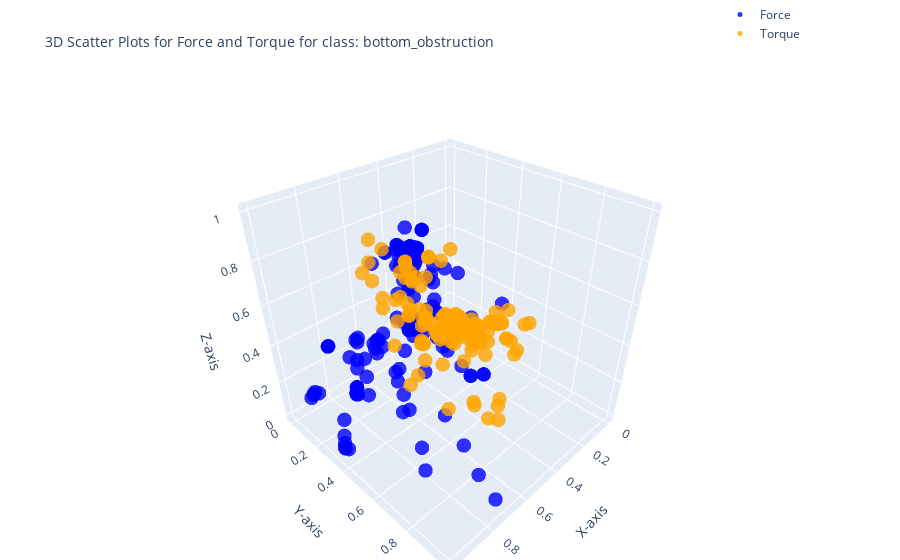

The notebook cell saved with this chart:
### Code cell
import plotly.graph_objects as go
class_name = unique_classes[3]
df_fr_collision=class_dfs[class_name]
# 3D scatter plot for Force (Fx, Fy, Fz)
force_plot = go.Scatter3d(
    x=df_fr_collision['Fx'],
    y=df_fr_collision['Fy'],
    z=df_fr_collision['Fz'],
    mode='markers',
    marker=dict(size=5, color='blue', opacity=0.8),
    name='Force'
)

# 3D scatter plot for Torque (Tx, Ty, Tz)
torque_plot = go.Scatter3d(
    x=df_fr_collision['Tx'],
    y=df_fr_collision['Ty'],
    z=df_fr_collision['Tz'],
    mode='markers',
    marker=dict(size=5, color='orange', opacity=0.8),
    name='Torque'
)

# Create subplots
fig = go.Figure()

# Add Force plot
fig.add_trace(force_plot)
fig.add_trace(torque_plot)

# Layout settings
fig.update_layout(
    title='3D Scatter Plots for Force and Torque for class: ' + class_name,
    title_font=dict(size=14),  # Change the title font size
    scene=dict(
        xaxis_title='X-axis',
        yaxis_title='Y-axis',
        zaxis_title='Z-axis'
    ),
    legend=dict(x=0.8, y=1.2),
    margin=dict(l=0, r=0, b=0, t=40)
)

fig.show()

### Figure 1 — Plotly figure (JSON) as saved in the notebook; plotly's stock layout.template omitted (floating-point values rounded to 4 significant figures; data arrays with more than 128 entries replaced by an {"elided": "..."} marker saying what was removed)
{"data": [{"marker": {"color": "blue", "opacity": 0.8, "size": 5}, "mode": "markers", "name": "Force", "type": "scatter3d", "x": {"elided": "315 float values"}, "y": {"elided": "315 float values"}, "z": {"elided": "315 float values"}}, {"marker": {"color": "orange", "opacity": 0.8, "size": 5}, "mode": "markers", "name": "Torque", "type": "scatter3d", "x": {"elided": "315 float values"}, "y": {"elided": "315 float values"}, "z": {"elided": "315 float values"}}], "layout": {"legend": {"x": 0.8, "y": 1.2}, "margin": {"b": 0, "l": 0, "r": 0, "t": 40}, "scene": {"xaxis": {"title": {"text": "X-axis"}}, "yaxis": {"title": {"text": "Y-axis"}}, "zaxis": {"title": {"text": "Z-axis"}}}, "title": {"font": {"size": 14}, "text": "3D Scatter Plots for Force and Torque for class: bottom_obstruction"}}}
